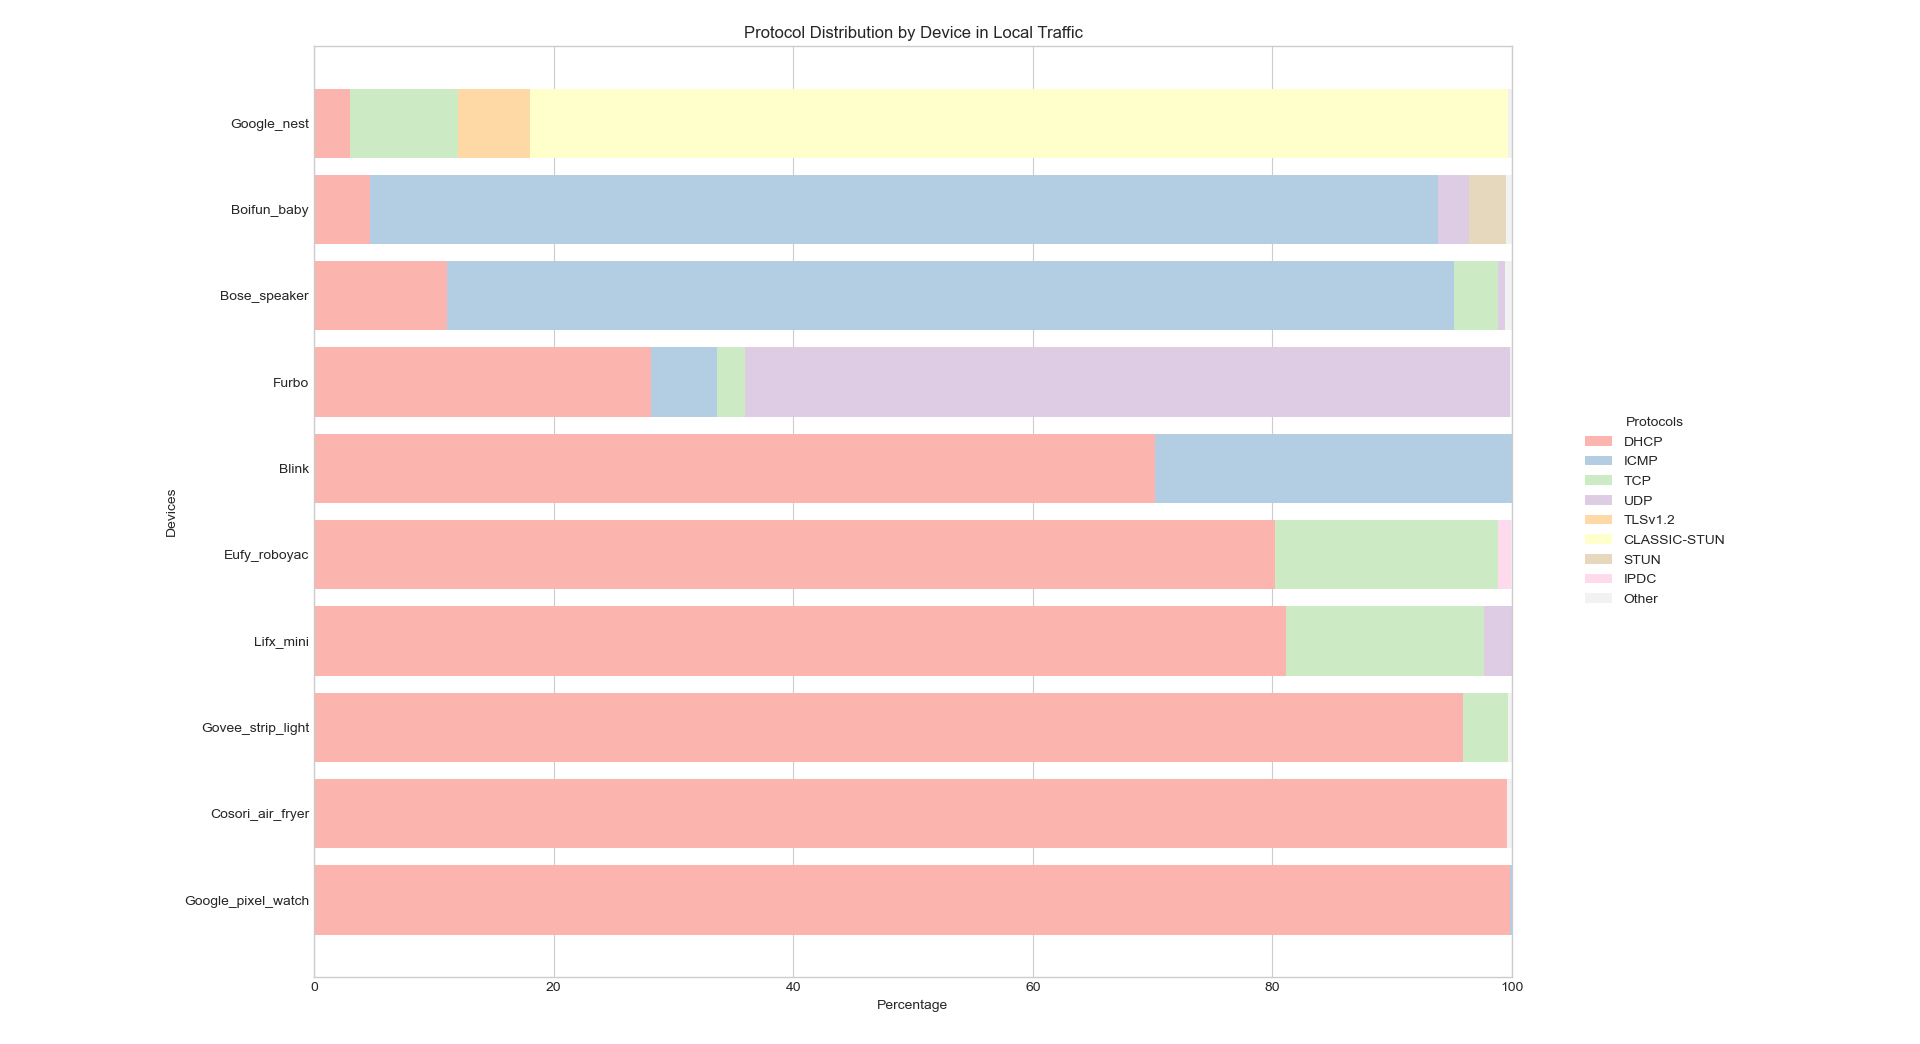

Reproduce this figure in Python.
import matplotlib.pyplot as plt
import pandas as pd


plt.rcParams['font.family'] = 'Times New Roman'

# Data
data = {
    'Bose_speaker': {'DHCP': 11.15, 'ICMP': 83.96, 'TCP': 3.69, 'UDP': 0.58, 'Other': 0.62},
    'Furbo': {'DHCP': 28.15, 'UDP': 63.83, 'ICMP': 5.47, 'TCP': 2.34, 'Other': 0.21},
    'Blink': {'DHCP': 70.22, 'ICMP': 29.78, 'Other': 0},
    'Google_nest': {'DHCP': 2.98, 'TCP': 9.05, 'TLSv1.2': 5.98, 'CLASSIC-STUN': 81.66, 'Other': 0.33},
    'Govee_strip_light': {'DHCP': 95.92, 'TCP': 3.70, 'Other': 0.37},
    'Google_pixel_watch': {'DHCP': 99.86, 'ICMP': 0.11, 'Other': 0.03},
    'Cosori_air_fryer': {'DHCP': 99.58, 'Other': 0.42},
    'Boifun_baby': {'ICMP': 89.13, 'DHCP': 4.65, 'UDP': 2.64, 'STUN': 3.03, 'Other': 0.54},
    'Eufy_roboyac': {'DHCP': 80.18, 'TCP': 18.64, 'IPDC': 1.11, 'Other': 0.07},
    'Lifx_mini': {'DHCP': 81.13, 'TCP': 16.55, 'UDP': 2.28, 'Other': 0.04},
}

df = pd.DataFrame(data).T
df = df.fillna(0)

# Move the 'Other' column to the end
order = [column for column in df if column != 'Other'] + ['Other']
df = df[order]

df = df.sort_values(by=df.columns[0], ascending=False)

# Use seaborn-whitegrid style and light colors
plt.style.use("seaborn-whitegrid")
cmap = plt.cm.get_cmap("Pastel1", len(df.columns))

# resize the image
fig, ax = plt.subplots(figsize=(10, 8))

# Draw a stacked histogram
bottom = [0] * len(df)
bars = []
for idx, column in enumerate(df.columns):
    bar = plt.barh(df.index, df[column], left=bottom, color=cmap(idx), label=column)
    bars.append(bar)
    bottom += df[column]

# Show legend
plt.legend(handles=bars, title='Protocols', bbox_to_anchor=(1.05, 0.5), loc='center left')


plt.xlabel("Percentage")
plt.ylabel("Devices")
plt.title("Protocol Distribution by Device in Local Traffic")
plt.tight_layout()
plt.show()
